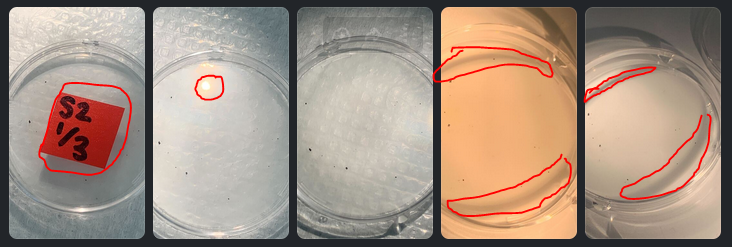
#> input picture z-misc/filter_samples_indications.PNG, 732 x 247 px
$ python -i ImageProcessing.py   (imports and definitions only)
#> lines starting #> are read from the running program, lines starting #| are printed output that depends on the picture; after the words box and inside, x2 and y2 are one past the last pixel; in counts of white or black regions, pixels touching at a corner belong together
"""
Author: Vahid K.
"""

import cv2
import os
import numpy as np


class ImageProcessing:
    def __init__(self, imageAddress) -> None:
#> called with imageAddress = '../z-misc/filter_samples_indications.PNG'
        self.image = cv2.imread(imageAddress)
#> self.image is the input picture: shape (247, 732, 3); mean B, G, R 130, 144.5, 164.1

    def __resizedImage(self, img):
        return cv2.resize(img, (0, 0), fx=0.50, fy=0.50)

    def showImage(self, img):
        # cv2.imshow('Image', self.image)
        cv2.imshow('ImageContour', self.__resizedImage(img))
        cv2.waitKey(0)

    def saveImage(self, img, fileName, directory):
        os.chdir(directory)
        cv2.imwrite(fileName, img)

    def getContours(self):
        # contours, hierarchy = cv2.findContours(
        #     self.__prepareImgUsingCanny(), cv2.RETR_EXTERNAL, cv2.CHAIN_APPROX_NONE)
       # ret, thresh = cv2.threshold(self.__prepareImgUsingCanny(), 127, 255, 0)
        contours, hier = cv2.findContours(
            self.__prepareImgUsingCanny(), cv2.RETR_EXTERNAL, 2)
#> in __prepareImgUsingCanny, `imgray = cv2.cvtColor(self.image, cv2.COLOR_BGR2GRAY)`:
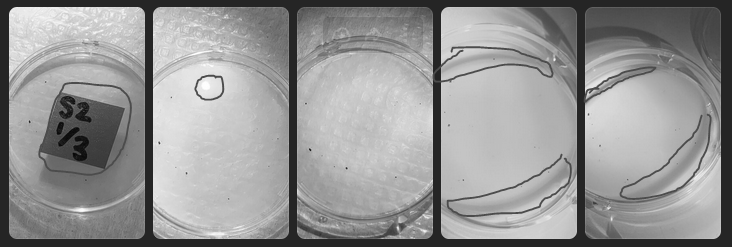
#> imgray: shape (247, 732); min 7, max 255, mean 148.7
#> in __prepareImgUsingCanny, `nlm = cv2.fastNlMeansDenoising(imgray, None, 30, 7, 21)`:
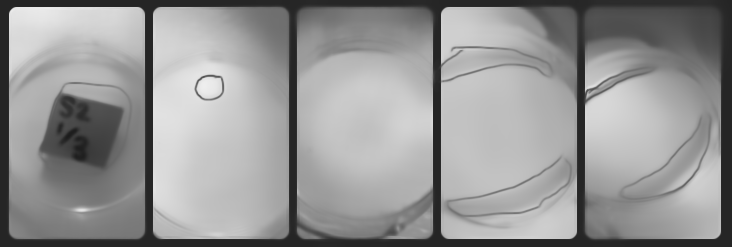
#> nlm: shape (247, 732); min 28, max 238, mean 149.1
#> in __prepareImgUsingCanny, `imCanny = cv2.Canny(nlm, 85, 155)`:
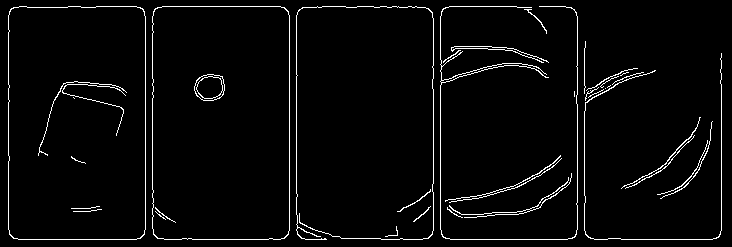
#> imCanny: shape (247, 732); 3.3% white in thin lines or dots
#> contours = 28 contours, 20 with area under 20; largest, box (x1, y1, x2, y2) and area: (152, 6, 290, 240) 31776, (8, 6, 146, 240) 31754, (621, 117, 701, 189) 40, (445, 155, 562, 203) 34, (296, 6, 434, 240) 34, (449, 173, 572, 218) 33, (584, 53, 722, 240) 30, (440, 6, 578, 240) 30

        # contours, hierarchy = cv2.findContours(self.__prepareImgUsingCanny(), cv2.RETR_EXTERNAL, cv2.CHAIN_APPROX_NONE)

        unified = self.mergeContours(contours)
#> in mergeContours, `LENGTH = len(contours)`: LENGTH = 28
#> the loop in mergeContours, `for i, cnt1 in enumerate(contours):` made 28 passes
#> cnt1 on passes 11, 13: [[574, 91], [574, 96]], [[605, 88]]
        imgContour = self.image.copy()
        cv2.drawContours(imgContour, unified, -1, (0, 255, 0), 2)
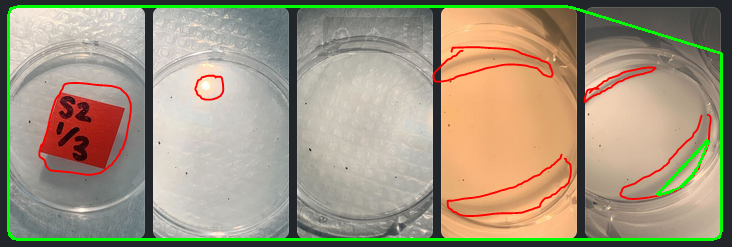
#> imgContour: shape (247, 732, 3); 3.28% of pixels changed, all inside (x1, y1, x2, y2) = (7, 5, 723, 241)
        # cv2.drawContours(thresh, unified, -1, 255, -1)

        for i, cnt in enumerate(unified):
            # area = cv2.contourArea(cnt)
            peri = cv2.arcLength(cnt, True)
            approx = cv2.approxPolyDP(cnt, 0.1*peri, True)
            x, y, w, h = cv2.boundingRect(approx)
            # cv2.rectangle(imgContour, (x, y), (x+w, y+h), (255, 0, 0), 2)
            cv2.putText(imgContour, "P"+str(i), (x+(w//2)+15, y+(h//2)),
                        cv2.FONT_HERSHEY_SIMPLEX, 1.2, (255, 0, 0), 2)
#> this loop made 2 passes
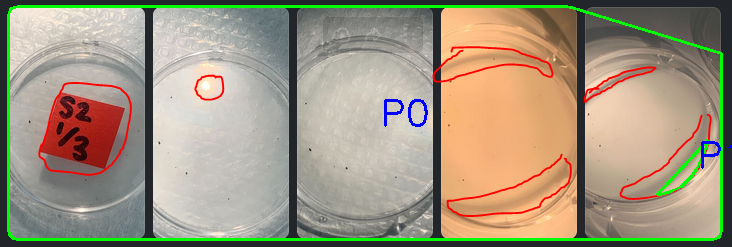
#> imgContour: shape (247, 732, 3); 0.34% of pixels changed, all inside (x1, y1, x2, y2) = (384, 99, 732, 169)

        return imgContour

    def mergeContours(self, contours):
        def find_if_close(cnt1, cnt2):
            row1, row2 = cnt1.shape[0], cnt2.shape[0]
            for i in range(row1):
                for j in range(row2):
                    dist = np.linalg.norm(cnt1[i]-cnt2[j])
                    if abs(dist) < 50:
                        return True
                    elif i == row1-1 and j == row2-1:
                        return False

        LENGTH = len(contours)
        status = np.zeros((LENGTH, 1))

        for i, cnt1 in enumerate(contours):
            x = i
            if i != LENGTH-1:
                for j, cnt2 in enumerate(contours[i+1:]):
                    x = x+1
                    dist = find_if_close(cnt1, cnt2)
                    if dist == True:
                        val = min(status[i], status[x])
                        status[x] = status[i] = val
                    else:
                        if status[x] == status[i]:
                            status[x] = i+1

        unified = []
        maximum = int(status.max())+1
        for i in range(maximum):
            pos = np.where(status == i)[0]
            if pos.size != 0:
                cont = np.vstack(contours[i] for i in pos)
                hull = cv2.convexHull(cont)
                unified.append(hull)
        return unified

    def __prepareImgUsingCanny(self):
        imgray = cv2.cvtColor(self.image, cv2.COLOR_BGR2GRAY)
        # [4 lines of commented-out code are left out]
        nlm = cv2.fastNlMeansDenoising(imgray, None, 30, 7, 21)
        imCanny = cv2.Canny(nlm, 85, 155)
        return imCanny


# NOTE: This file is also used in the "web/app.py". To test this code use "ImageProcessingTest.py"

>>> result = ImageProcessing('../z-misc/filter_samples_indications.PNG').getContours()
